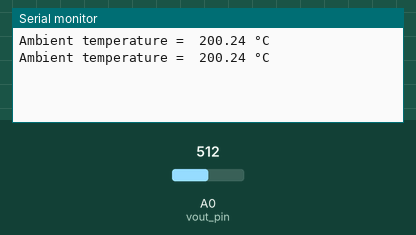
Recording of a sketch running on a simulated Arduino Uno, built with avr-gcc and run on an emulated ATmega328P. Shown: the last lines printed to the serial monitor. The inputs (shaded band) are chosen by the test bench; at power-on: A0 (vout_pin) = 512.

Above: at 1.8 s.
1.9 s: A0 (vout_pin) set to 716
At 2.8 s:
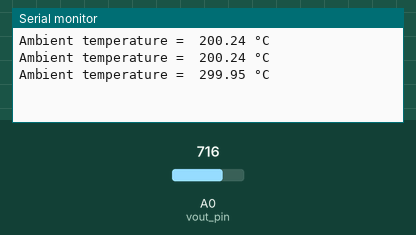
3.4 s: A0 (vout_pin) set to 900
At 4.5 s:
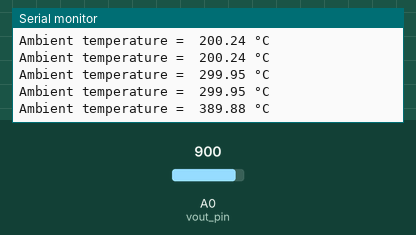
Timing chart, 0 to 6.4 s (numbered marks = the images above; inputs shaded):
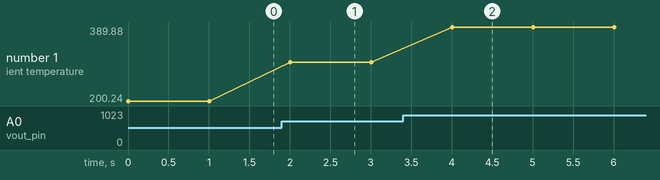

The sketch:

BCY-TEMP-MCP9700.ino
```cpp
/*
DESCRIPTION:
This example code for BCY-TEMP-MCP9700 tested on Arduino UNO.
This code applicable to other microcontroller analog pin.

AUTHOR  : Cytron Technologies Sdn Bhd
WEBSITE  : www.cytron.io
EMAIL    : support@cytron.io

REFERRENCE:
BCY-TEMP-MCP9700 Datasheet:
https://docs.google.com/document/d/1Yg4krOVZN__Q0NPKvb4om0IJVZMJksBEIjuhJPlcBTM/edit?usp=sharing
*/

// set  pin numbers:
const int vout_pin = A0;            // input for reading the sensor  output

// set constants:
const float vout0 = 500;   //  sensor output  voltage in mV at 0°C for the  MCP9700/A
const float tc = 10; // 10 mV for °C temperature constant  for the  MCP9700/A

// variables:
float vout, vout_raw, ta;

void setup() {
  Serial.begin(9600);
  pinMode(vout_pin, INPUT); // set pin in as input
}

void loop() {
  vout_raw = analogRead(vout_pin);
  vout = (vout_raw * 5 * 1000) / 1023; //convert raw ADC 10-bit input value to mV
  ta = (vout - vout0) / tc; //calculate the ambient temperature

  Serial.print("Ambient temperature =  " );
  Serial.print(ta);
  Serial.println(" °C" );
  delay (1000);
}
```

Measured:
- after the input at 1.9 s, the serial monitor: prints a new line after 0.10 s (image 1)
- after the input at 3.4 s, the serial monitor: prints a new line after 0.60 s (image 2)
- plotted number 1: 200.24 → 299.95 after the input at 1.9 s, 299.95 → 389.88 after the input at 3.4 s
